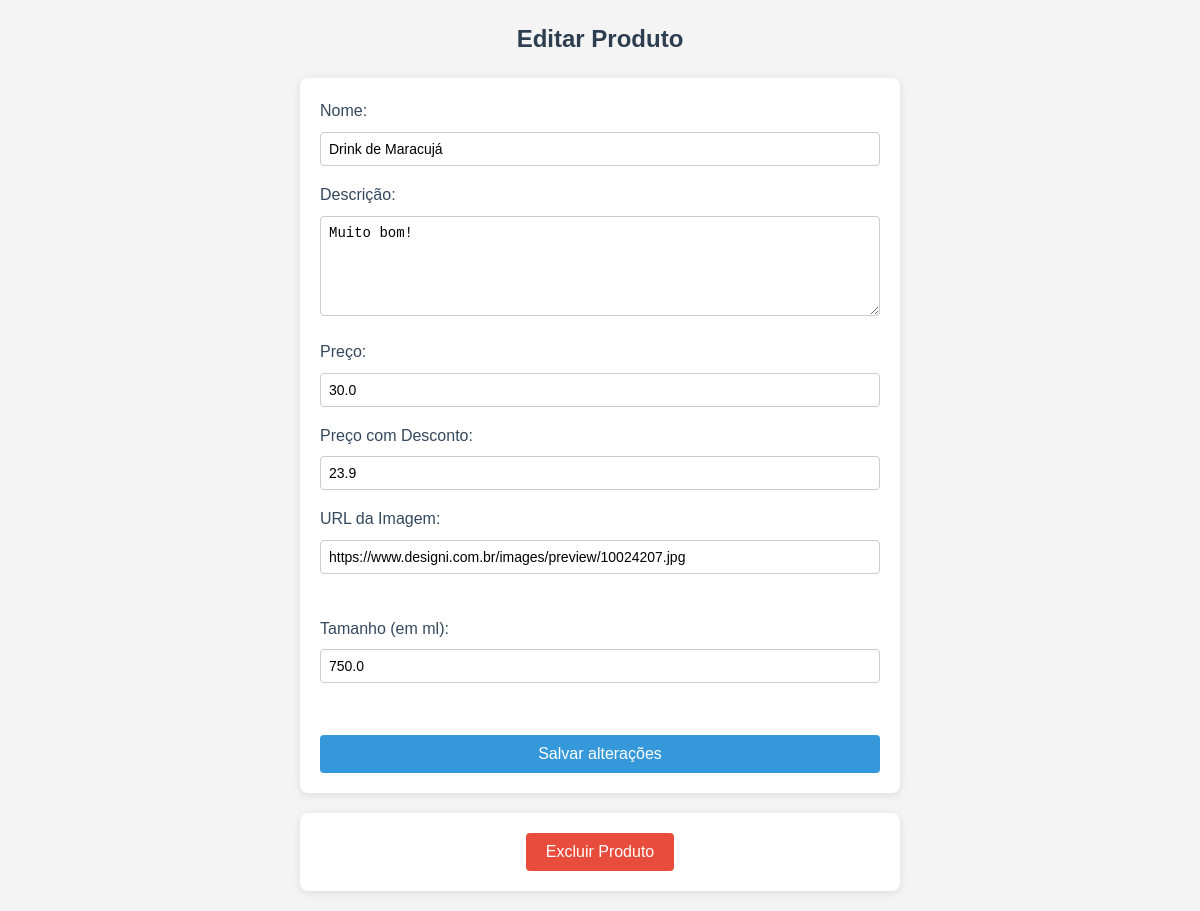
/crud/1, run on an earlier commit of the app's database.
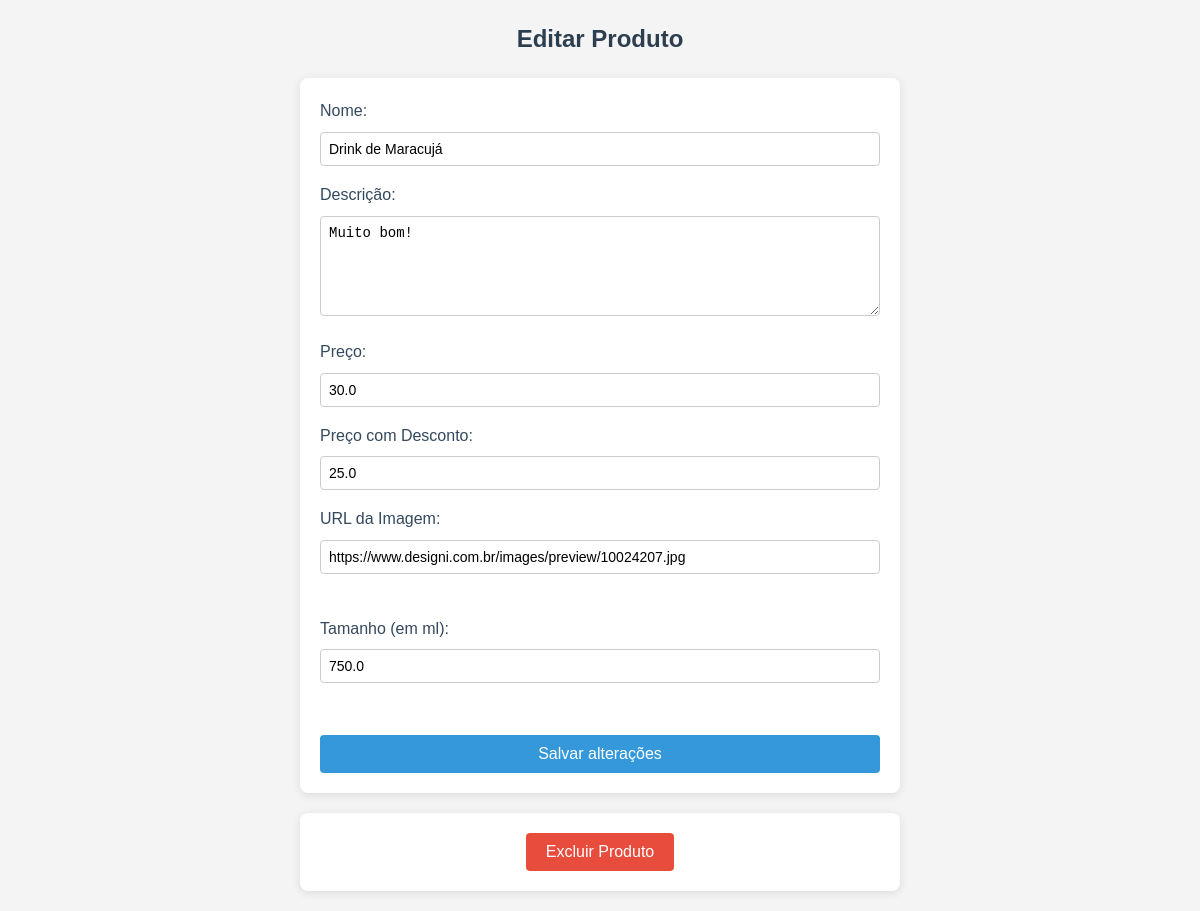
And on a later commit of the database.
### main.py (models this page shows)
class Produto(db.Model):
    id = db.Column(db.Integer, primary_key=True)
    nome = db.Column(db.String(100), nullable=False)
    descricao = db.Column(db.String(200), nullable=False)
    tamanho = db.Column(db.Float, nullable=False)
    preco = db.Column(db.Float, nullable=False)
    preco_desconto = db.Column(db.Float, nullable=True)
    image_url = db.Column(db.String(200), nullable=False)

### main.py (the view, shortened to what this page needs)
@app.route('/crud', methods=['GET', 'POST'])
@app.route('/crud/<int:id>', methods=['GET', 'POST'])
def crud(id=None):
    produto = Produto.query.get(id) if id else None
    return render_template('crud.html', produto=produto)

### templates/crud.html (shortened to what this page needs)
<!DOCTYPE html>
<html lang="pt-BR">
<head>
    <link rel="stylesheet" href="/static/crud.css">
</head>
<body>
    <h1>{{ 'Editar Produto' if produto else 'Criar Produto' }}</h1>
    <form method="POST">
        <label for="nome">Nome:</label>
        <input type="text" name="nome" value="{{ produto.nome if produto else '' }}" required><br>
        <label for="descricao">Descrição:</label>
        <textarea name="descricao" required>{{ produto.descricao if produto else '' }}</textarea><br>
        <label for="preco">Preço:</label>
        <input type="number" step="0.01" name="preco" value="{{ produto.preco if produto else '' }}" required><br>
        <label for="preco_desconto">Preço com Desconto:</label>
        <input type="number" step="0.01" name="preco_desconto" value="{{ produto.preco_desconto if produto else '' }}"><br>
        <label for="image_url">URL da Imagem:</label>
        <input type="text" name="image_url" value="{{ produto.image_url if produto else '' }}" required><br><br>
        <label for="tamanho">Tamanho (em ml):</label>
        <input type="number" step="0.01" name="tamanho" value="{{ produto.tamanho if produto else '' }}" required><br><br>
        <button type="submit">{{ 'Salvar alterações' if produto else 'Criar Produto' }}</button>
    </form>
    {% if produto %}
    <form action="{{ url_for('delete', id=produto.id) }}" method="POST">
        <button type="submit" class="btn-delete">Excluir Produto</button>
    </form>
    {% endif %}
</body>
</html>

### static/crud.css (style rules this page uses)
* { margin: 0; padding: 0; box-sizing: border-box; }
body { font-family: Arial, sans-serif; background-color: #f4f4f4; color: #333; line-height: 1.6; padding: 20px; }
h1 { text-align: center; margin-bottom: 20px; font-size: 24px; color: #2c3e50; }
form { max-width: 600px; margin: 0 auto; background-color: #fff; padding: 20px; border-radius: 8px; box-shadow: 0 2px 10px rgba(0, 0, 0, 0.1); }
label { display: block; font-size: 16px; margin-bottom: 8px; color: #34495e; }
input[type="text"], input[type="number"], textarea { width: 100%; padding: 8px; margin-bottom: 16px; border: 1px solid #ccc; border-radius: 4px; font-size: 14px; }
textarea { height: 100px; resize: vertical; }
button { background-color: #3498db; color: #fff; padding: 10px 20px; border: none; border-radius: 4px; font-size: 16px; cursor: pointer; width: 100%; transition: background-color 0.3s ease; }
form > button { margin-top: 10px; }
form[action*="delete"] { margin-top: 20px; text-align: center; }
form[action*="delete"] button { background-color: #e74c3c; width: auto; margin: 0 auto; display: inline-block; }

What changed in the data, as far as the page shows it:
changed Produto "Drink de Maracujá": preco_desconto "23.9" → "25.0"
